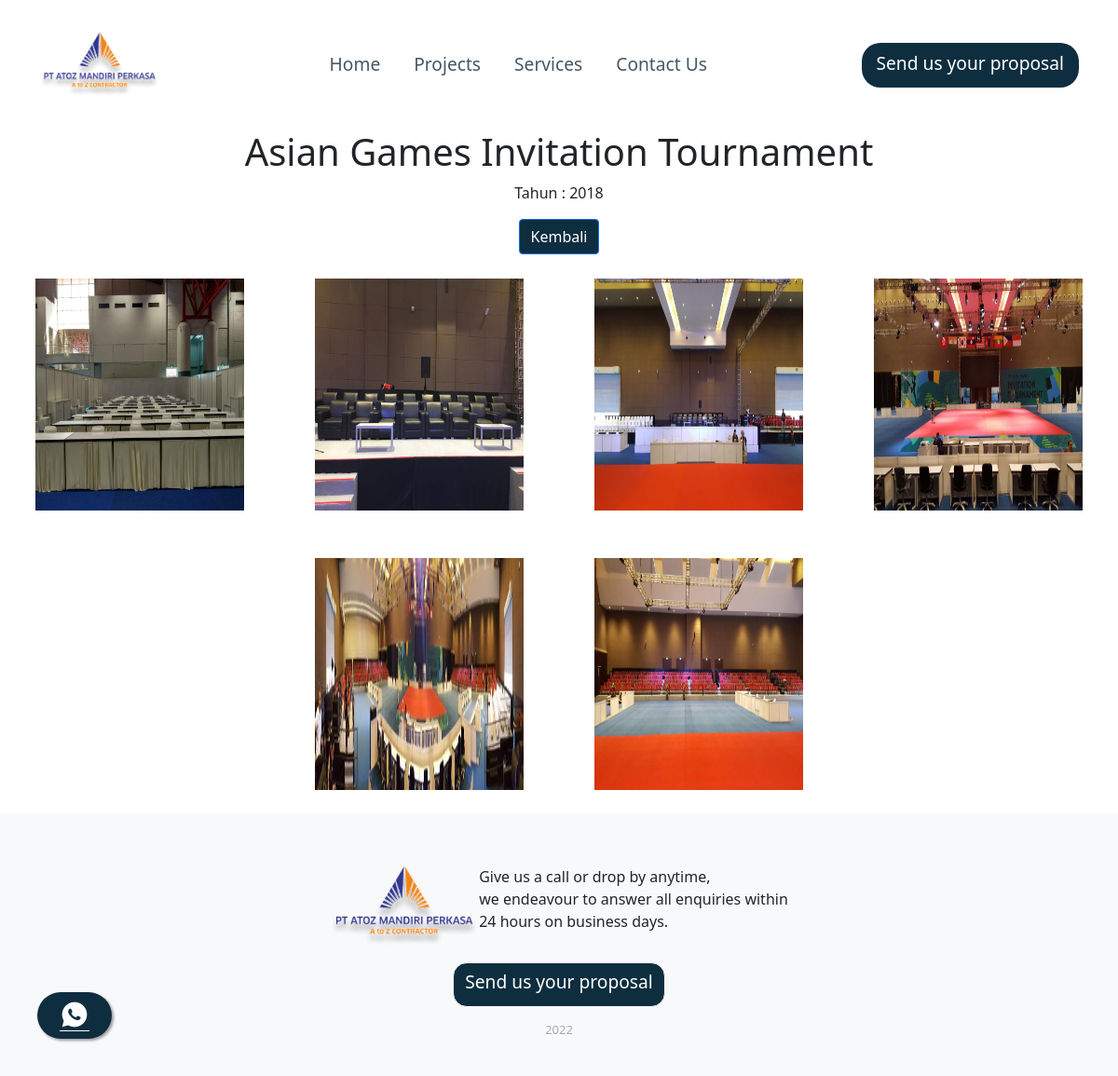
Screenshot of /index.php?page=project_library&id=14 with the database file from the repository.
### tables this page shows
CREATE TABLE `project` (
  `id_project` int(11) NOT NULL,
  `nama_event` varchar(42) NOT NULL,
  `lokasi` varchar(32) NOT NULL,
  `tahun` varchar(4) NOT NULL,
  `thumbnail` text NOT NULL,
  `id_admin` varchar(8) NOT NULL,
  `timestamp` timestamp NOT NULL DEFAULT current_timestamp() ON UPDATE current_timestamp()
);

CREATE TABLE `foto_project` (
  `id_foto_project` int(11) NOT NULL,
  `id_project` int(11) NOT NULL,
  `foto` text NOT NULL,
  `nama_foto` varchar(32) NOT NULL
);

### modul/list_pic.php (the view)
<?php include('cms/assets/relasi/koneksi.php') ?>
<?php
if (isset($_GET['id'])) {
    $id = $_GET['id'];
    $select = mysqli_query($konek, "SELECT * FROM foto_project WHERE id_project='$id'") or die(mysqli_error($konek));
    $sql_project = mysqli_query($konek, "SELECT* FROM project where id_project='$id'") or die(mysqli_error($konek));
    $data_project = mysqli_fetch_array($sql_project);
}
?>
        <section class="place section" id="place">
            <h1 class="text-center"><?php echo $data_project['nama_event'] ?></h1>
            <center><p>Tahun : <?php echo $data_project['tahun'] ?></p></center>
            <center><a href="index.php?page=project" class="btn btn-primary" type="button" style="background: rgb(14,46,63);">Kembali</a></center>
            <div class="d-inline-flex flex-column flex-grow-0 flex-shrink-0 justify-content-center align-items-center flex-sm-column justify-content-sm-center align-items-sm-center flex-md-column flex-lg-row justify-content-lg-center align-items-lg-start flex-xl-row justify-content-xl-center flex-xxl-row justify-content-xxl-center align-items-xxl-center" style="/*grid-template-columns: auto auto auto auto;*/">
                <div class="row d-flex d-sm-flex d-md-flex d-lg-flex d-xl-flex d-xxl-flex justify-content-center justify-content-sm-center justify-content-md-center align-items-md-center justify-content-lg-center align-items-lg-center justify-content-xl-center align-items-xl-center justify-content-xxl-center align-items-xxl-center row-cols-auto">
                <?php
                    while ($data = mysqli_fetch_array($select)) :
                ?>
                    <div class="col" style="width: 300px;"><img src="CMS/assets/img/project/<?php echo $data['foto'] ?>" style="width: 100%;border-style: none;padding: 1.6rem;height: 300px;"></div>
                <?php
                    endwhile;
                ?>
                </div>
            </div>
        </section>

### rows the page displays
project: nama_event "Asian Games Invitation Tournament", tahun "2018"
foto_project: foto (picture)
foto_project: foto (picture)
foto_project: foto (picture)
foto_project: foto (picture)
foto_project: foto (picture)
foto_project: foto (picture)
